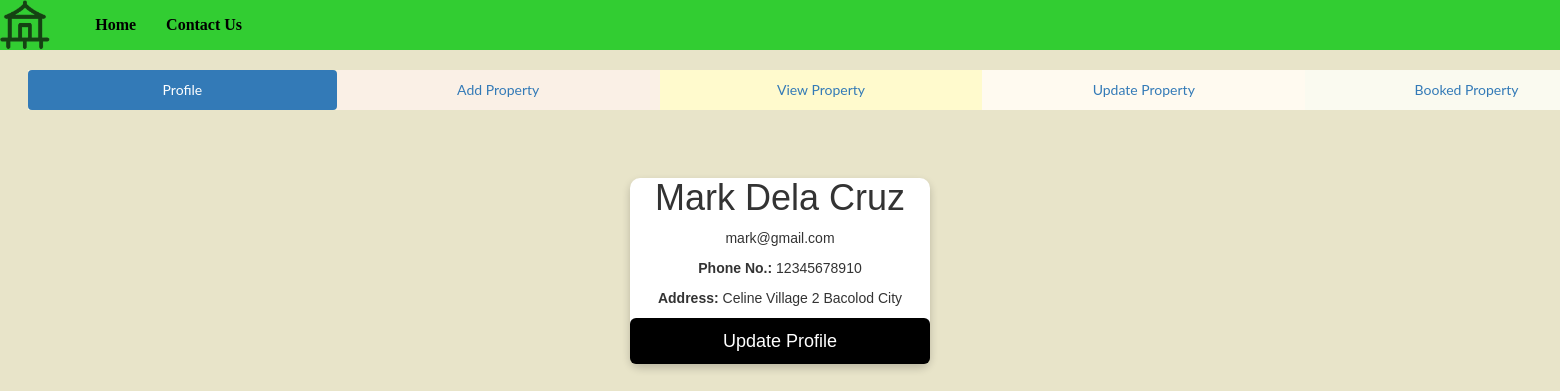
/owner/owner-index.php (signed in), run on the app's committed database.
### tables this page shows
CREATE TABLE `owner` (
  `owner_id` int(10) NOT NULL,
  `full_name` varchar(100) NOT NULL,
  `email` varchar(100) NOT NULL,
  `password` varchar(100) NOT NULL,
  `phone_no` bigint(10) NOT NULL,
  `address` varchar(200) NOT NULL,
  `id_type` varchar(100) NOT NULL,
  `id_photo` varchar(1000) NOT NULL
);

### owner/owner-index.php (the view, shortened to what this page needs)
<?php
include("navbar2.php");
 ?>
<head>
<link rel="stylesheet" type="text/css" href="style.css">
</head>
<body>
 <div class="container-fluid">
  <ul class="nav nav-pills nav-justified" style="position: absolute; left: 3.5vh; width: 200vh;">
    <li class="active" style="background-color: #FFF8DC"><a data-toggle="pill" href="#home">Profile</a></li>
    <li style="background-color: #FAF0E6"><a data-toggle="pill" href="#menu1">Add Property</a></li>
    <li style="background-color: #FFFACD"><a data-toggle="pill" href="#menu2">View Property</a></li>
    <li style="background-color: #FFFAF0"><a data-toggle="pill" href="#menu3">Update Property</a></li>
    <li style="background-color: #FAFAF0"><a data-toggle="pill" href="#menu6">Booked Property</a></li>
  </ul>
  <div class="tab-content">
    <div id="home" class="tab-pane fade in active">
      <div class="container">
      <?php
        include("../config/config.php");
        $u_email= $_SESSION["email"];
        $sql="SELECT * from owner where email='$u_email'";
        $result=mysqli_query($db,$sql);
        if(mysqli_num_rows($result)>0)
      {
          while($rows=mysqli_fetch_assoc($result)){
       ?>
        <div class="card" style="position:relative; top: 11vh;">
  <h1><?php echo $rows['full_name']; ?></h1>
  <p class="title"><?php echo $rows['email']; ?></p>
  <p><b>Phone No.: </b><?php echo $rows['phone_no']; ?></p>
  <p><b>Address: </b><?php echo $rows['address']; ?></p>
  <p><button type="button" class="btn btn-lg" data-toggle="modal" data-target="#myModal">Update Profile</button></p>
</div>
    </div>
    </div>
            <?php
      $owner_id=$rows['owner_id'];
      $sql1="SELECT * FROM chat where owner_id='$owner_id' ";
    $query1 = mysqli_query($db,$sql1);
  if(mysqli_num_rows($query1)>0)
  {
    while($row= mysqli_fetch_assoc($query1)){
      $tenant_id=$row['tenant_id'];
      $sql2="SELECT * FROM tenant where tenant_id='$tenant_id' ";
    $query2 = mysqli_query($db,$sql2);
  if(mysqli_num_rows($query2)>0)
  {
    while ($rows= mysqli_fetch_assoc($query2)){
?>
<link rel="stylesheet" type="text/css" href="message-style.css">
<?php
    }
  }}}}}?>
</div>
</body>

### owner/style.css (style rules this page uses)
.card { box-shadow: 0 4px 8px 0 rgba(0, 0, 0, 0.2); max-width: 300px; margin: auto; text-align: center; font-family: arial; }
button { border: none; outline: 0; display: inline-block; padding: 8px; color: white; background-color: #000; text-align: center; cursor: pointer; width: 100%; font-size: 18px; }

### owner/message-style.css (style rules this page uses)
body { font-family: "Lato", sans-serif; }

### owner/navbar2.php (style rules this page uses)
body { background-color: #e8e4c9; overflow-x: hidden; }
.nav { position: absolute; left: 10vh; }

### owner/owner-index.php (style rules this page uses)
body { background-color: #e8e4c9; }
.card { background-color: white; border-radius: 10px; }

### data on the page
owner: full_name "Mark Dela Cruz", email "mark@gmail.com", phone_no "12345678910", address "Celine Village 2 Bacolod City"
